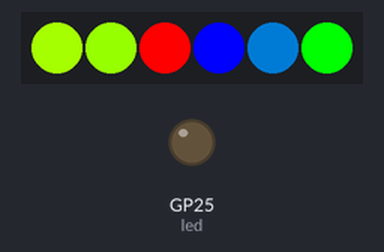
A program run on a simulated Raspberry Pi Pico running MicroPython. Parts: 6 RGB LEDs in strip order, left to right, output pins drawn as LEDs (lit = HIGH). Library files of the repository ran but are not shown: neopixel.py.

Above: at 1.05 s.
At 1.45 s:
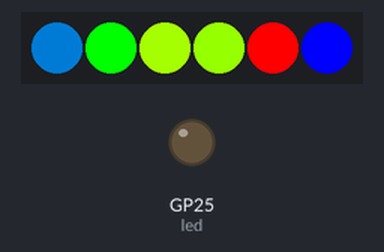
At 1.86 s:
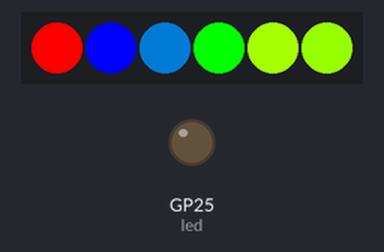
Timing chart, 0 to 40.0 s (numbered marks = the images above):
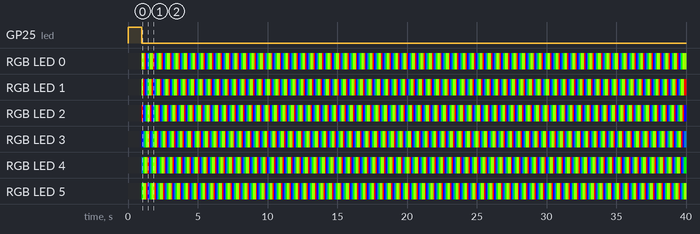

Measured:
- by itself, RGB LED 0: repeats every 0.61 s: RGB(150, 255, 0) 0.10 s, RGB(255, 0, 0) 0.10 s, RGB(0, 0, 255) 0.10 s, RGB(0, 75, 130) 0.10 s, RGB(0, 255, 0) 0.10 s, RGB(165, 255, 0) 0.10 s
- by itself, RGB LED 1: repeats every 0.61 s: RGB(255, 0, 0) 0.10 s, RGB(0, 0, 255) 0.10 s, RGB(0, 75, 130) 0.10 s, RGB(0, 255, 0) 0.10 s, RGB(165, 255, 0) 0.10 s, RGB(150, 255, 0) 0.10 s
- by itself, everything shown: repeats every 0.61 s, in 6 steps

The program:

neoexample.py
```python
"""
This is a demo of the Neopixels, using a library published at
https://github.com/blaz-r/pi_pico_neopixel
"""

'''
The key methods are set_pixel(n (r,g,b)),
set_pixel_line(p1, p2, (r, g, b)) which sets a row of pixels from pixel p1 to pixel p2 (inclusive),
and fill((r,g,b)) which fills all the pixels with the color r, g, b.
'''

import time
from neopixel import Neopixel
from machine import Pin

# turn the pico's onboard LED on for 1 second and then off
led = Pin(25, Pin.OUT)
led.toggle()
time.sleep(1)
led.off()

# displays looping sequence on 6 neopixels
numpix = 6
strip = Neopixel(numpix, 0, 0)

red = (255, 0, 0)
orange = (255, 165, 0)
yellow = (255, 150, 0)
green = (0, 255, 0)
blue = (0, 0, 255)
indigo = (75, 0, 130)
violet = (138, 43, 226)
colors = (red, orange, yellow, green, blue, indigo, violet)

shift = 0
while True:
    shift = (shift+1)%numpix
    for i in range(numpix):
        strip.set_pixel(i, colors[(i+shift)%numpix])
    strip.show()
    time.sleep(0.1)
```
